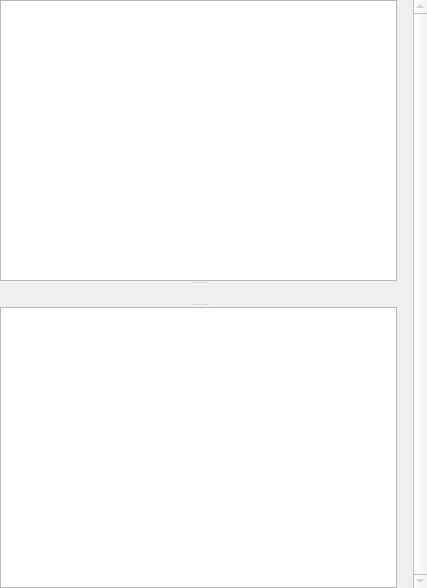
<ui version="4.0" >
 <class>TUview</class>
 <widget class="QWidget" name="TUview" >
  <property name="enabled" >
   <bool>true</bool>
  </property>
  <property name="geometry" >
   <rect>
    <x>0</x>
    <y>0</y>
    <width>427</width>
    <height>292</height>
   </rect>
  </property>
  <property name="sizePolicy" >
   <sizepolicy>
    <hsizetype>13</hsizetype>
    <vsizetype>13</vsizetype>
    <horstretch>0</horstretch>
    <verstretch>0</verstretch>
   </sizepolicy>
  </property>
  <property name="maximumSize" >
   <size>
    <width>16777187</width>
    <height>16777215</height>
   </size>
  </property>
  <property name="focusPolicy" >
   <enum>Qt::NoFocus</enum>
  </property>
  <property name="windowTitle" >
   <string>Detail</string>
  </property>
  <property name="windowIcon" >
   <iconset/>
  </property>
  <property name="toolTip" >
   <string/>
  </property>
  <property name="statusTip" >
   <string/>
  </property>
  <property name="whatsThis" >
   <string>&lt;h3>Source and Target View&lt;/h3>It contains source of unit in the upper text box, and target of unit in the below text box. If unit is plural, it will display multi of tabs.</string>
  </property>
  <property name="autoFillBackground" >
   <bool>true</bool>
  </property>
  <layout class="QGridLayout" >
   <property name="margin" >
    <number>0</number>
   </property>
   <property name="spacing" >
    <number>0</number>
   </property>
   <item row="0" column="0" >
    <widget class="QSplitter" name="splitter" >
     <property name="orientation" >
      <enum>Qt::Vertical</enum>
     </property>
     <widget class="QStackedWidget" name="sourceStacked" >
      <property name="currentIndex" >
       <number>0</number>
      </property>
      <widget class="QWidget" name="page1" >
       <layout class="QGridLayout" >
        <property name="margin" >
         <number>0</number>
        </property>
        <property name="spacing" >
         <number>0</number>
        </property>
        <item row="0" column="0" >
         <widget class="QTextEdit" name="txtSource" >
          <property name="toolTip" >
           <string>Original Source String</string>
          </property>
          <property name="statusTip" >
           <string>Original Source String</string>
          </property>
          <property name="whatsThis" >
           <string>&lt;h3>Original Source String&lt;/h3>This part of the window shows you the original string of the currently displayed entry. &lt;br>You can not edit this string.</string>
          </property>
          <property name="tabChangesFocus" >
           <bool>true</bool>
          </property>
          <property name="undoRedoEnabled" >
           <bool>false</bool>
          </property>
          <property name="readOnly" >
           <bool>true</bool>
          </property>
          <property name="tabStopWidth" >
           <number>79</number>
          </property>
         </widget>
        </item>
       </layout>
      </widget>
      <widget class="QWidget" name="page2" >
       <layout class="QGridLayout" >
        <property name="margin" >
         <number>0</number>
        </property>
        <property name="spacing" >
         <number>0</number>
        </property>
        <item row="0" column="0" >
         <widget class="QTabWidget" name="tabWidgetSource" >
          <property name="currentIndex" >
           <number>0</number>
          </property>
          <widget class="QWidget" name="tabSource1" >
           <attribute name="title" >
            <string>Plural 1</string>
           </attribute>
           <layout class="QGridLayout" >
            <property name="margin" >
             <number>0</number>
            </property>
            <property name="spacing" >
             <number>0</number>
            </property>
            <item row="0" column="0" >
             <widget class="QTextEdit" name="txtPluralSource1" />
            </item>
           </layout>
          </widget>
         </widget>
        </item>
       </layout>
      </widget>
     </widget>
     <widget class="QLabel" name="lblComment" >
      <property name="palette" >
       <palette>
        <active>
         <colorrole role="WindowText" >
          <brush brushstyle="SolidPattern" >
           <color alpha="255" >
            <red>255</red>
            <green>10</green>
            <blue>26</blue>
           </color>
          </brush>
         </colorrole>
         <colorrole role="Button" >
          <brush brushstyle="SolidPattern" >
           <color alpha="255" >
            <red>221</red>
            <green>223</green>
            <blue>228</blue>
           </color>
          </brush>
         </colorrole>
         <colorrole role="Light" >
          <brush brushstyle="SolidPattern" >
           <color alpha="255" >
            <red>255</red>
            <green>255</green>
            <blue>255</blue>
           </color>
          </brush>
         </colorrole>
         <colorrole role="Midlight" >
          <brush brushstyle="SolidPattern" >
           <color alpha="255" >
            <red>255</red>
            <green>255</green>
            <blue>255</blue>
           </color>
          </brush>
         </colorrole>
         <colorrole role="Dark" >
          <brush brushstyle="SolidPattern" >
           <color alpha="255" >
            <red>85</red>
            <green>85</green>
            <blue>85</blue>
           </color>
          </brush>
         </colorrole>
         <colorrole role="Mid" >
          <brush brushstyle="SolidPattern" >
           <color alpha="255" >
            <red>199</red>
            <green>199</green>
            <blue>199</blue>
           </color>
          </brush>
         </colorrole>
         <colorrole role="Text" >
          <brush brushstyle="SolidPattern" >
           <color alpha="255" >
            <red>0</red>
            <green>0</green>
            <blue>0</blue>
           </color>
          </brush>
         </colorrole>
         <colorrole role="BrightText" >
          <brush brushstyle="SolidPattern" >
           <color alpha="255" >
            <red>255</red>
            <green>255</green>
            <blue>255</blue>
           </color>
          </brush>
         </colorrole>
         <colorrole role="ButtonText" >
          <brush brushstyle="SolidPattern" >
           <color alpha="255" >
            <red>0</red>
            <green>0</green>
            <blue>0</blue>
           </color>
          </brush>
         </colorrole>
         <colorrole role="Base" >
          <brush brushstyle="SolidPattern" >
           <color alpha="255" >
            <red>255</red>
            <green>255</green>
            <blue>255</blue>
           </color>
          </brush>
         </colorrole>
         <colorrole role="Window" >
          <brush brushstyle="SolidPattern" >
           <color alpha="255" >
            <red>239</red>
            <green>239</green>
            <blue>239</blue>
           </color>
          </brush>
         </colorrole>
         <colorrole role="Shadow" >
          <brush brushstyle="SolidPattern" >
           <color alpha="255" >
            <red>0</red>
            <green>0</green>
            <blue>0</blue>
           </color>
          </brush>
         </colorrole>
         <colorrole role="Highlight" >
          <brush brushstyle="SolidPattern" >
           <color alpha="255" >
            <red>103</red>
            <green>141</green>
            <blue>178</blue>
           </color>
          </brush>
         </colorrole>
         <colorrole role="HighlightedText" >
          <brush brushstyle="SolidPattern" >
           <color alpha="255" >
            <red>255</red>
            <green>255</green>
            <blue>255</blue>
           </color>
          </brush>
         </colorrole>
         <colorrole role="Link" >
          <brush brushstyle="SolidPattern" >
           <color alpha="255" >
            <red>0</red>
            <green>0</green>
            <blue>238</blue>
           </color>
          </brush>
         </colorrole>
         <colorrole role="LinkVisited" >
          <brush brushstyle="SolidPattern" >
           <color alpha="255" >
            <red>82</red>
            <green>24</green>
            <blue>139</blue>
           </color>
          </brush>
         </colorrole>
         <colorrole role="AlternateBase" >
          <brush brushstyle="SolidPattern" >
           <color alpha="255" >
            <red>232</red>
            <green>232</green>
            <blue>232</blue>
           </color>
          </brush>
         </colorrole>
        </active>
        <inactive>
         <colorrole role="WindowText" >
          <brush brushstyle="SolidPattern" >
           <color alpha="255" >
            <red>255</red>
            <green>10</green>
            <blue>26</blue>
           </color>
          </brush>
         </colorrole>
         <colorrole role="Button" >
          <brush brushstyle="SolidPattern" >
           <color alpha="255" >
            <red>221</red>
            <green>223</green>
            <blue>228</blue>
           </color>
          </brush>
         </colorrole>
         <colorrole role="Light" >
          <brush brushstyle="SolidPattern" >
           <color alpha="255" >
            <red>255</red>
            <green>255</green>
            <blue>255</blue>
           </color>
          </brush>
         </colorrole>
         <colorrole role="Midlight" >
          <brush brushstyle="SolidPattern" >
           <color alpha="255" >
            <red>255</red>
            <green>255</green>
            <blue>255</blue>
           </color>
          </brush>
         </colorrole>
         <colorrole role="Dark" >
          <brush brushstyle="SolidPattern" >
           <color alpha="255" >
            <red>85</red>
            <green>85</green>
            <blue>85</blue>
           </color>
          </brush>
         </colorrole>
         <colorrole role="Mid" >
          <brush brushstyle="SolidPattern" >
           <color alpha="255" >
            <red>199</red>
            <green>199</green>
            <blue>199</blue>
           </color>
          </brush>
         </colorrole>
         <colorrole role="Text" >
          <brush brushstyle="SolidPattern" >
           <color alpha="255" >
            <red>0</red>
            <green>0</green>
            <blue>0</blue>
           </color>
          </brush>
         </colorrole>
         <colorrole role="BrightText" >
          <brush brushstyle="SolidPattern" >
           <color alpha="255" >
            <red>255</red>
            <green>255</green>
            <blue>255</blue>
           </color>
          </brush>
         </colorrole>
         <colorrole role="ButtonText" >
          <brush brushstyle="SolidPattern" >
           <color alpha="255" >
            <red>0</red>
            <green>0</green>
            <blue>0</blue>
           </color>
          </brush>
         </colorrole>
         <colorrole role="Base" >
          <brush brushstyle="SolidPattern" >
           <color alpha="255" >
            <red>255</red>
            <green>255</green>
            <blue>255</blue>
           </color>
          </brush>
         </colorrole>
         <colorrole role="Window" >
          <brush brushstyle="SolidPattern" >
           <color alpha="255" >
            <red>239</red>
            <green>239</green>
            <blue>239</blue>
           </color>
          </brush>
         </colorrole>
         <colorrole role="Shadow" >
          <brush brushstyle="SolidPattern" >
           <color alpha="255" >
            <red>0</red>
            <green>0</green>
            <blue>0</blue>
           </color>
          </brush>
         </colorrole>
         <colorrole role="Highlight" >
          <brush brushstyle="SolidPattern" >
           <color alpha="255" >
            <red>103</red>
            <green>141</green>
            <blue>178</blue>
           </color>
          </brush>
         </colorrole>
         <colorrole role="HighlightedText" >
          <brush brushstyle="SolidPattern" >
           <color alpha="255" >
            <red>255</red>
            <green>255</green>
            <blue>255</blue>
           </color>
          </brush>
         </colorrole>
         <colorrole role="Link" >
          <brush brushstyle="SolidPattern" >
           <color alpha="255" >
            <red>0</red>
            <green>0</green>
            <blue>238</blue>
           </color>
          </brush>
         </colorrole>
         <colorrole role="LinkVisited" >
          <brush brushstyle="SolidPattern" >
           <color alpha="255" >
            <red>82</red>
            <green>24</green>
            <blue>139</blue>
           </color>
          </brush>
         </colorrole>
         <colorrole role="AlternateBase" >
          <brush brushstyle="SolidPattern" >
           <color alpha="255" >
            <red>232</red>
            <green>232</green>
            <blue>232</blue>
           </color>
          </brush>
         </colorrole>
        </inactive>
        <disabled>
         <colorrole role="WindowText" >
          <brush brushstyle="SolidPattern" >
           <color alpha="255" >
            <red>128</red>
            <green>128</green>
            <blue>128</blue>
           </color>
          </brush>
         </colorrole>
         <colorrole role="Button" >
          <brush brushstyle="SolidPattern" >
           <color alpha="255" >
            <red>221</red>
            <green>223</green>
            <blue>228</blue>
           </color>
          </brush>
         </colorrole>
         <colorrole role="Light" >
          <brush brushstyle="SolidPattern" >
           <color alpha="255" >
            <red>255</red>
            <green>255</green>
            <blue>255</blue>
           </color>
          </brush>
         </colorrole>
         <colorrole role="Midlight" >
          <brush brushstyle="SolidPattern" >
           <color alpha="255" >
            <red>255</red>
            <green>255</green>
            <blue>255</blue>
           </color>
          </brush>
         </colorrole>
         <colorrole role="Dark" >
          <brush brushstyle="SolidPattern" >
           <color alpha="255" >
            <red>85</red>
            <green>85</green>
            <blue>85</blue>
           </color>
          </brush>
         </colorrole>
         <colorrole role="Mid" >
          <brush brushstyle="SolidPattern" >
           <color alpha="255" >
            <red>199</red>
            <green>199</green>
            <blue>199</blue>
           </color>
          </brush>
         </colorrole>
         <colorrole role="Text" >
          <brush brushstyle="SolidPattern" >
           <color alpha="255" >
            <red>199</red>
            <green>199</green>
            <blue>199</blue>
           </color>
          </brush>
         </colorrole>
         <colorrole role="BrightText" >
          <brush brushstyle="SolidPattern" >
           <color alpha="255" >
            <red>255</red>
            <green>255</green>
            <blue>255</blue>
           </color>
          </brush>
         </colorrole>
         <colorrole role="ButtonText" >
          <brush brushstyle="SolidPattern" >
           <color alpha="255" >
            <red>128</red>
            <green>128</green>
            <blue>128</blue>
           </color>
          </brush>
         </colorrole>
         <colorrole role="Base" >
          <brush brushstyle="SolidPattern" >
           <color alpha="255" >
            <red>239</red>
            <green>239</green>
            <blue>239</blue>
           </color>
          </brush>
         </colorrole>
         <colorrole role="Window" >
          <brush brushstyle="SolidPattern" >
           <color alpha="255" >
            <red>239</red>
            <green>239</green>
            <blue>239</blue>
           </color>
          </brush>
         </colorrole>
         <colorrole role="Shadow" >
          <brush brushstyle="SolidPattern" >
           <color alpha="255" >
            <red>0</red>
            <green>0</green>
            <blue>0</blue>
           </color>
          </brush>
         </colorrole>
         <colorrole role="Highlight" >
          <brush brushstyle="SolidPattern" >
           <color alpha="255" >
            <red>86</red>
            <green>117</green>
            <blue>148</blue>
           </color>
          </brush>
         </colorrole>
         <colorrole role="HighlightedText" >
          <brush brushstyle="SolidPattern" >
           <color alpha="255" >
            <red>255</red>
            <green>255</green>
            <blue>255</blue>
           </color>
          </brush>
         </colorrole>
         <colorrole role="Link" >
          <brush brushstyle="SolidPattern" >
           <color alpha="255" >
            <red>0</red>
            <green>0</green>
            <blue>238</blue>
           </color>
          </brush>
         </colorrole>
         <colorrole role="LinkVisited" >
          <brush brushstyle="SolidPattern" >
           <color alpha="255" >
            <red>82</red>
            <green>24</green>
            <blue>139</blue>
           </color>
          </brush>
         </colorrole>
         <colorrole role="AlternateBase" >
          <brush brushstyle="SolidPattern" >
           <color alpha="255" >
            <red>232</red>
            <green>232</green>
            <blue>232</blue>
           </color>
          </brush>
         </colorrole>
        </disabled>
       </palette>
      </property>
      <property name="toolTip" >
       <string>Important Comment</string>
      </property>
      <property name="statusTip" >
       <string>Important Comment</string>
      </property>
      <property name="whatsThis" >
       <string>&lt;h3>Important Comment&lt;/h3>Hints from the developer to the translator are displayed in this area. This area will be hidden if there is no hint. </string>
      </property>
      <property name="text" >
       <string/>
      </property>
     </widget>
     <widget class="QStackedWidget" name="targetStacked" >
      <property name="currentIndex" >
       <number>0</number>
      </property>
      <widget class="QWidget" name="page3" >
       <layout class="QGridLayout" >
        <property name="margin" >
         <number>0</number>
        </property>
        <property name="spacing" >
         <number>0</number>
        </property>
        <item row="0" column="0" >
         <widget class="QTextEdit" name="txtTarget" >
          <property name="toolTip" >
           <string>Translated String</string>
          </property>
          <property name="statusTip" >
           <string>Translated String</string>
          </property>
          <property name="whatsThis" >
           <string>&lt;h3>Translated String&lt;/h3>This editor displays and lets you edit the translation of the currently displayed string.</string>
          </property>
          <property name="tabChangesFocus" >
           <bool>true</bool>
          </property>
          <property name="undoRedoEnabled" >
           <bool>false</bool>
          </property>
          <property name="readOnly" >
           <bool>true</bool>
          </property>
          <property name="tabStopWidth" >
           <number>79</number>
          </property>
         </widget>
        </item>
       </layout>
      </widget>
      <widget class="QWidget" name="page4" >
       <layout class="QGridLayout" >
        <property name="margin" >
         <number>0</number>
        </property>
        <property name="spacing" >
         <number>0</number>
        </property>
        <item row="0" column="0" >
         <widget class="QTabWidget" name="tabWidgetTarget" >
          <property name="currentIndex" >
           <number>0</number>
          </property>
          <widget class="QWidget" name="tabTarget1" >
           <attribute name="title" >
            <string>Plural 1</string>
           </attribute>
           <layout class="QGridLayout" >
            <property name="margin" >
             <number>0</number>
            </property>
            <property name="spacing" >
             <number>0</number>
            </property>
            <item row="0" column="0" >
             <widget class="QTextEdit" name="txtPluralTarget1" />
            </item>
           </layout>
          </widget>
         </widget>
        </item>
       </layout>
      </widget>
     </widget>
    </widget>
   </item>
   <item row="0" column="2" >
    <widget class="QScrollBar" name="fileScrollBar" >
     <property name="enabled" >
      <bool>false</bool>
     </property>
     <property name="sizePolicy" >
      <sizepolicy>
       <hsizetype>0</hsizetype>
       <vsizetype>7</vsizetype>
       <horstretch>0</horstretch>
       <verstretch>0</verstretch>
      </sizepolicy>
     </property>
     <property name="toolTip" >
      <string>Navigate in your file</string>
     </property>
     <property name="statusTip" >
      <string>Navigation Scrollbar</string>
     </property>
     <property name="whatsThis" >
      <string>&lt;h3>Navigation Scrollbar&lt;/h3>It allows you do navigate in the current file. If you filter your strings you get only the filtered list. &lt;br>It also gives you visual feedback about the postion of the current entry. The Tooltip also shows you the current number and the total numbers of strings.</string>
     </property>
     <property name="maximum" >
      <number>0</number>
     </property>
     <property name="tracking" >
      <bool>false</bool>
     </property>
     <property name="orientation" >
      <enum>Qt::Vertical</enum>
     </property>
    </widget>
   </item>
   <item row="0" column="1" >
    <spacer>
     <property name="orientation" >
      <enum>Qt::Horizontal</enum>
     </property>
     <property name="sizeType" >
      <enum>QSizePolicy::Fixed</enum>
     </property>
     <property name="sizeHint" >
      <size>
       <width>16</width>
       <height>588</height>
      </size>
     </property>
    </spacer>
   </item>
  </layout>
 </widget>
 <resources/>
 <connections/>
</ui>
